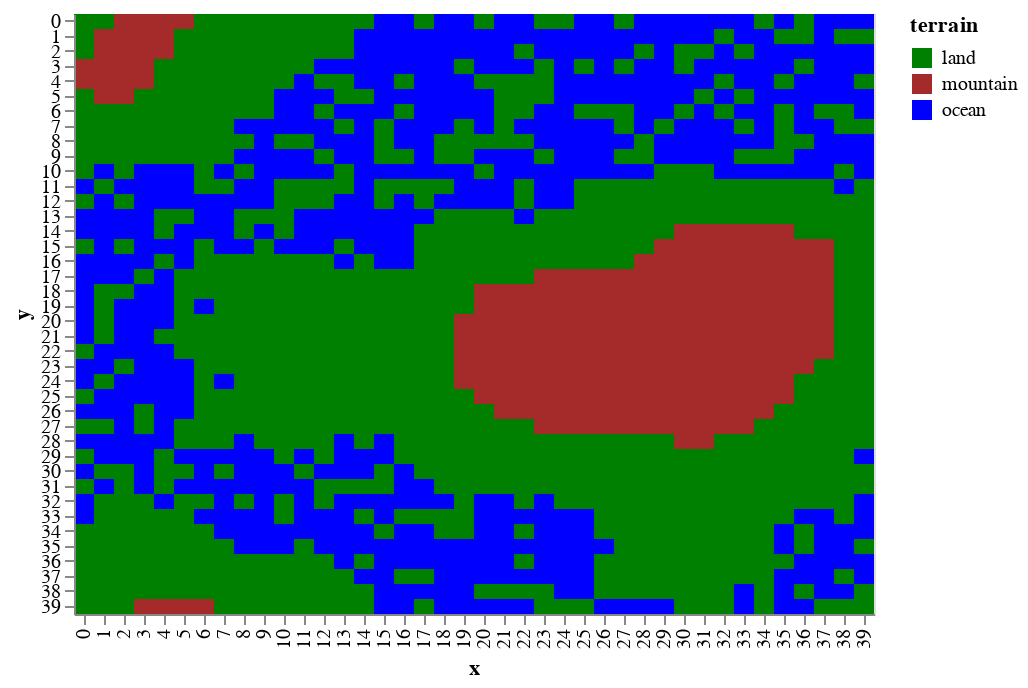

The notebook cell saved with this chart:
### Markdown cell above
If the oceans were to come in at `height == 0` then you can assume that lower terrain is _under water_

### Code cell
draw.drawTerrainTypes(world.grid_elevation,world.landscape)

### Figure 1 — Vega-Lite specification as saved in the notebook (floating-point values rounded to 4 significant figures; data arrays with more than 128 entries replaced by an {"elided": "..."} marker saying what was removed)
{"$schema": "https://vega.github.io/schema/vega-lite/v2.6.0.json", "config": {"view": {"height": 300, "width": 400}}, "data": {"name": "data-b553687f9b9fa90745e0f8c8e4e98c6a"}, "datasets": {"data-b553687f9b9fa90745e0f8c8e4e98c6a": {"elided": "1600 records"}}, "encoding": {"color": {"field": "terrain", "scale": {"domain": ["land", "mountain", "ocean"], "range": ["green", "brown", "blue"]}, "type": "nominal"}, "x": {"field": "x", "type": "ordinal"}, "y": {"field": "y", "type": "ordinal"}}, "mark": "rect"}
